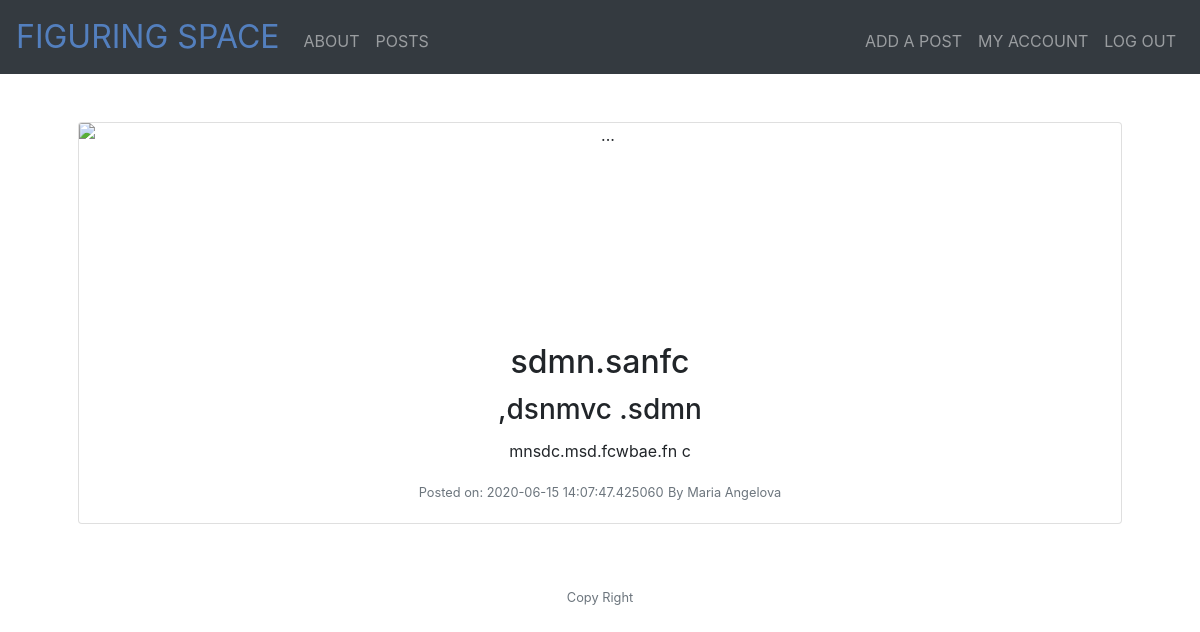
/post/3 (signed in), run on the app's committed database.
### models.py (models this page shows, shortened)
class Post(db.Model):
    id = db.Column(db.Integer, primary_key=True)
    title = db.Column(db.String(50))
    subtitle = db.Column(db.String(50))
    date_posted = db.Column(db.DateTime)
    content = db.Column(db.Text)
    author = db.Column(db.Integer, db.ForeignKey("user.id"))
    categories = db.relationship("Category", secondary='categories')

class User(db.Model):
    id = db.Column(db.Integer, primary_key=True)
    first_name = db.Column(db.String(50))
    last_name = db.Column(db.String(50))
    email = db.Column(db.String(50))
    password = db.Column(db.String(20))
    registered = db.Column(db.DateTime)
    posts = db.relationship("Post", backref='user')

### app.py (the view)
@app.route('/post/<id>')
@login_required
def post(id):
    post = Post.query.filter_by(id=id).first()
    author = User.query.filter_by(id=post.author).first()
    return render_template("post.html", post=post, author=author)

### app.py (called while the page is built)
@app.after_request
def after_request(response):
    response.headers["Cache-Control"] = "no-cache, no-store, must-revalidate"
    response.headers["Expires"] = 0
    response.headers["Pragma"] = "no-cache"
    return response

### helper.py (called while the page is built)
def login_required(f):
    @wraps(f)
    def decorated_function(*args, **kwargs):
        if session.get("user_id") is None:
            return redirect("/login")
        return f(*args, **kwargs)
    return decorated_function

### templates/post.html
{% extends "layout.html" %} {% block main %}
<div class="card mb-3">
  <img
    src="https://media.sproutsocial.com/uploads/2017/02/10x-featured-social-media-image-size.png"
    class="card-img-top"
    alt="..."
    style="height: 200px;"
  />
  <div class="card-body">
    <h2 class="card-title">{{post.title}}</h2>
    <h3 class="card-title">{{post.subtitle}}</h3>
    <p class="card-text">
      {{post.content}}
    </p>
    <p class="card-text">
      <small class="text-muted">Posted on: {{post.date_posted}}</small>
      <small class="text-muted"
        >By {{author.first_name}} {{author.last_name}}</small
      >
    </p>
  </div>
</div>
{% endblock %}

### static/style.css (style rules this page uses)
main img { max-width: 100%; }

### data on the page
Post: title "sdmn.sanfc", subtitle ",dsnmvc .sdmn", content "mnsdc.msd.fcwbae.fn c", date_posted "2020-06-15 14:07:47.425060"
User: first_name "Maria", last_name "Angelova"
